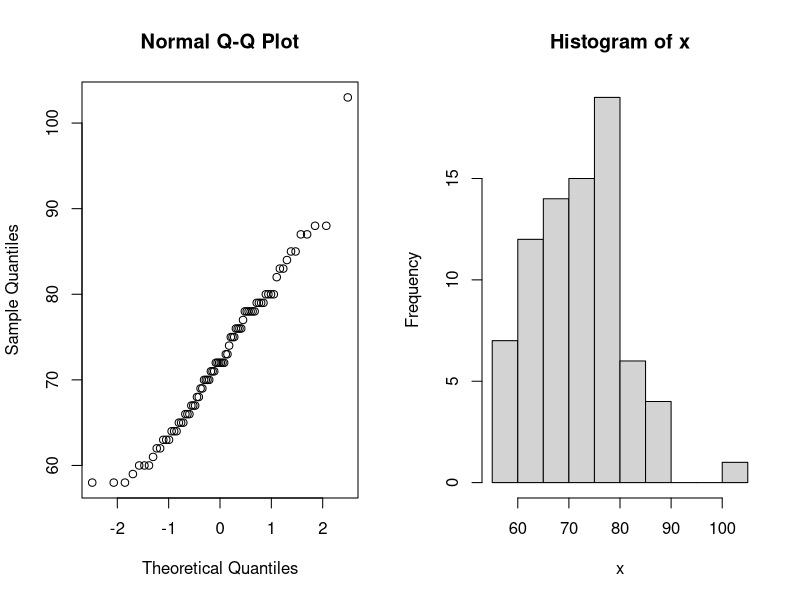
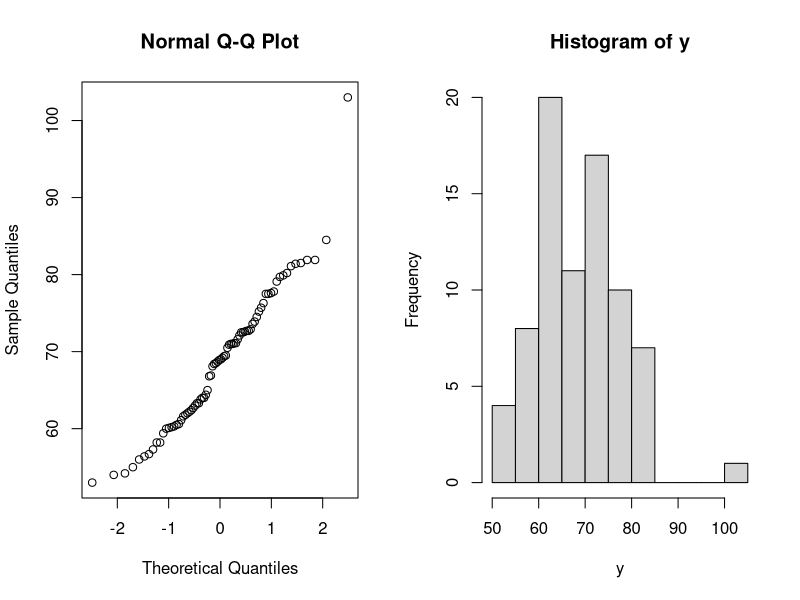
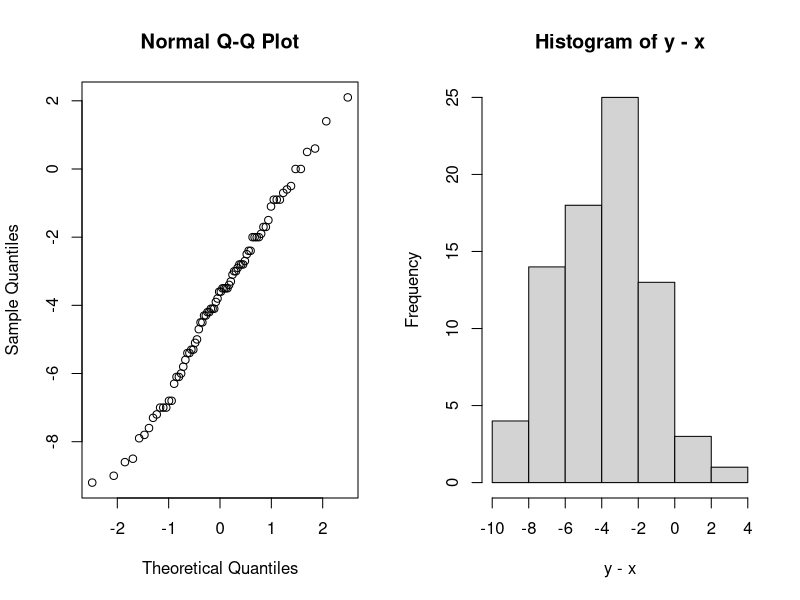

R code for these plots, in order:
diet=read.table("diet.txt",header=TRUE);

## a) By using only the columns preweight and weight6weeks, 
##test the claim that the diet affects
##the weight loss. Give and check the assumptions of the test(s) applied.

# x = preweight, y = postweight
x=diet$preweight;y=diet$weight6weeks

# we intend to use paired t-test, first check normality
# make space for 2 plots
par(mfrow=c(1,2))

#check normality assumption
qqnorm(x);hist(x) # does not look normal
qqnorm(y);hist(y) # does not look normal


qqnorm(y-x);hist(y-x) #shapiro.test(y-x) # but the difference is actually ok
t.test(x,y,alt="g",paired=T) # test says diet works, p < 0.05

## The samples x, y do not look normal, we can also use Mann-Whitney test

wilcox.test(x,y, alt = 'g', paired=T) # also this test says diet works 
# one can set in wilcoxon test alt="g", but it's fine without
